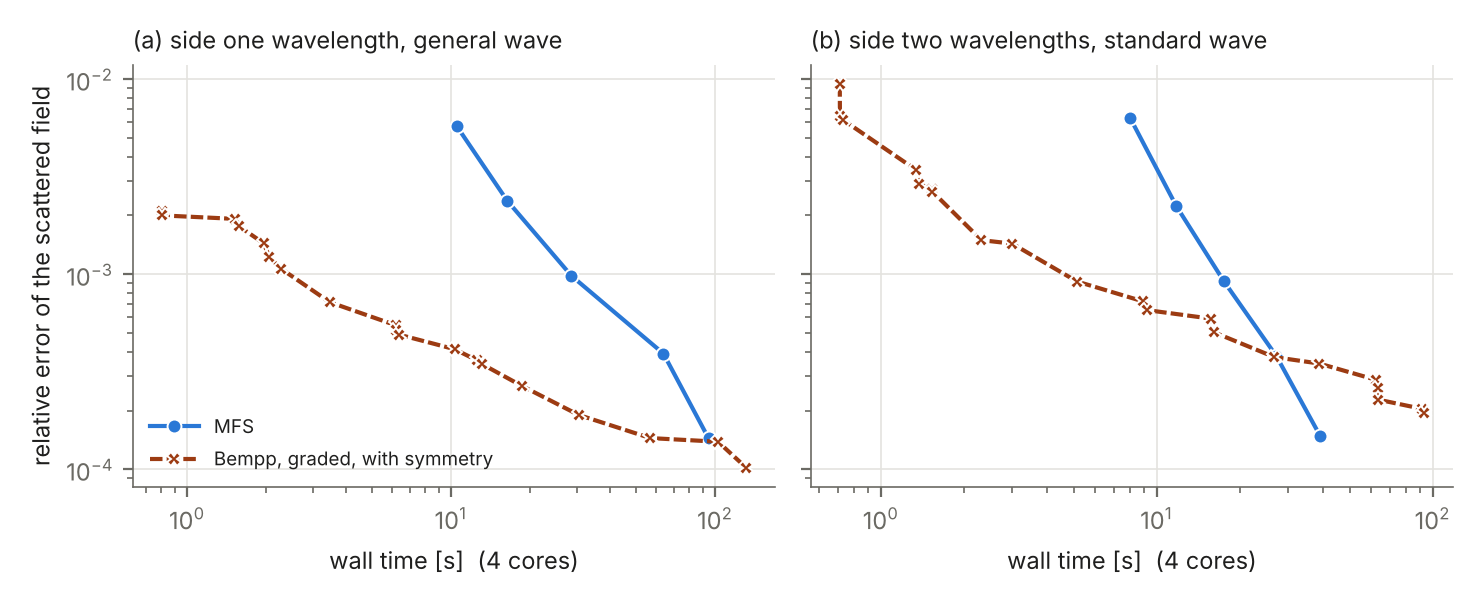

Source code (Python):
"""Cube beyond the standard case: error against wall time for a general
incident wave and for a side of two wavelengths, from the data of
cube_cases.py (MFS and the best Bempp runs with the mirror symmetry, timed
alternately).

    python3 fig_cube_cases.py      # writes fig_cube_cases.pdf/.png
"""
import os

import matplotlib

matplotlib.use("Agg")
import matplotlib.pyplot as plt
import matplotlib.ticker
import numpy as np

from fig_cost_all import BLUE, INK, MUTED, curve

PANELS = (("k1o", "(a) side one wavelength, general wave"), ("k2", "(b) side two wavelengths, standard wave"))

if __name__ == "__main__":
    plt.rcParams.update({"font.size": 8.5, "axes.edgecolor": MUTED, "axes.labelcolor": INK, "text.color": INK,
                         "xtick.color": MUTED, "ytick.color": MUTED, "axes.linewidth": 0.6})
    fig, axs = plt.subplots(1, 2, figsize=(7.4, 3.0), sharey=True)
    for ax, (case, title) in zip(axs, PANELS):
        if os.path.exists(f"cube_cases_{case}.npz"):
            d = np.load(f"cube_cases_{case}.npz")
            curve(ax, d["mfs"][:, 5], d["mfs"][:, 6], BLUE, "o", "-", "MFS")
            env = d["env"][d["env"][:, 6] < 2e-2]
            curve(ax, env[:, 5], env[:, 6], "#9c3b12", "X", (0, (3, 1)), "Bempp, graded, with symmetry")
        ax.set_title(title, loc="left", fontsize=8.5)
        ax.grid(True, which="major", color="#e4e3df", lw=0.6)
        ax.xaxis.set_minor_formatter(matplotlib.ticker.NullFormatter())
        for sp in ("top", "right"):
            ax.spines[sp].set_visible(False)
        ax.set_xlabel("wall time [s]  (4 cores)")
    axs[0].set_ylabel("relative error of the scattered field")
    axs[0].legend(frameon=False, fontsize=6.8, loc="lower left", handlelength=2.6)
    fig.tight_layout()
    fig.savefig("fig_cube_cases.pdf")
    fig.savefig("fig_cube_cases.png", dpi=200)
    print("wrote fig_cube_cases.pdf/.png")
